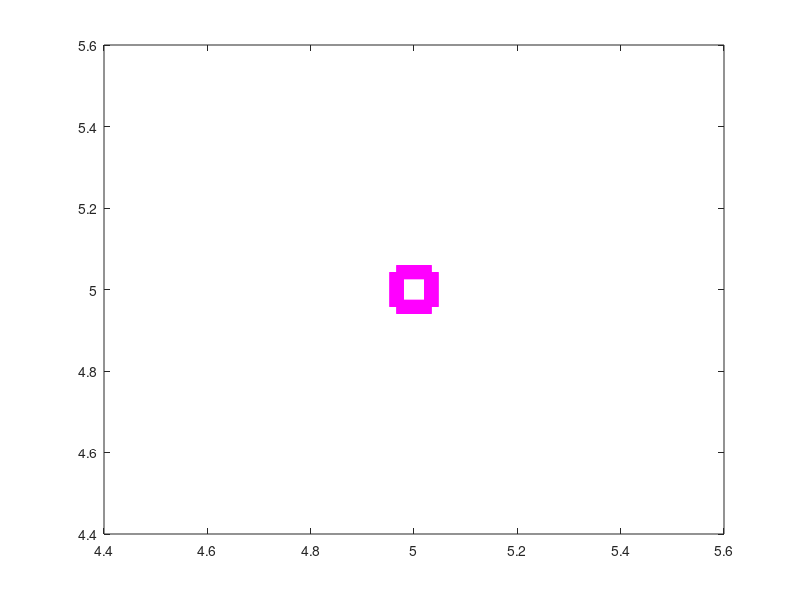

This chart was generated by the following MATLAB code: (Note: this script raises an error after producing the figure.)
q1=1;q2=1;q3=1;q4=1;q5=1;q6=1;q7=1;q8=1;q9=1;q10=1;q11=1;q12=1;q13=1;q14=1;q15=1;q16=1;q17=1;q18=1;q19=1;q20=1;q21=1;
q22=1;q23=1;q24=1;q25=1;q26=1;q27=1;q28=1;q29=1;q30=1;q31=1;q32=1;
q33=1;
q34=1;
q35=1;
q36=1;

o=input('Enter number of obstacles:');
     x(1)=input('Enter the x coordinate of the first obstcle:');
     y(1)=input('Enter the y coordinate of the first obstcle:');
     x(2)=input('Enter the x coordinate of the second obstcle:');
     y(2)=input('Enter the y coordinate of the second obstcle:');
     x(3)=input('Enter the x coordinate of the third obstcle:');
     y(3)=input('Enter the y coordinate of the third obstcle:');
     x(4)=input('Enter the x coordinate of the fourth obstcle:');
     y(4)=input('Enter the y coordinate of the fourth obstcle:');
     x(5)=input('Enter the x coordinate of the fifth obstcle:');
     y(5)=input('Enter the y coordinate of the fifth obstcle:');
     x(6)=input('Enter the x coordinate of the sixth obstcle:');
     y(6)=input('Enter the y coordinate of the sixth obstcle:');
    
     % Obstacle plotting and Weight updation
for k=1:o
%      x(k)=input(['Enter the x coordinate of ' num2str(k) ' th obstacle']);
%      y(k)=input(['Enter the y coordinate of ' num2str(k) ' th obstacle']);
    
     plot(x(k),y(k),'m s','MarkerSize',25,'LineWidth',10);
     
     hold on
     x(k)=ceil(x(k));
     y(k)=ceil(y(k));

switch (x(k))          % Updating the Modified utility factor based on the obstacle position
    case (1)
        switch(y(k))
            case(1)
                 q1=-50;
            case(2)
                 q7=-50;
            case(3)
                 q13=-50;
            case(4)
                q19=-50;
            case(5)
                q25=-50;
            case(5)
                q31=-50;
        end
    case (2)
         switch(y(k))
            case(1)
                 q2=-50;
            case(2)
                 q8=-50;
            case(3)
                 q14=-50;
            case(4)
                 q20=-50;
             case(5)
                 q26=-50;   
             case(6)
                 q32=-50;
         end
    case(3)
         switch(y(k))
            case(1)
                 q3=-50;
            case(2)
                 q9=-50;
            case(3)
                 q15=-50;
            case(4)
                q21= -50;
             case(5)
                 q27=-50;
             case(6)
                 q33=-50;
         end
    case(4)
        switch(y(k))
            case(1)
                 q4=-50;
            case(2)
                 q10=-50;
            case(3)
                 q16=-50;
            case(4)
                q22=-50;
            case(5)
                q28=-50;
             case(6)
                q34=-50;
        end
    case(5)
        switch(y(k))
            case(1)
                 q5=-50;
            case(2)
                 q11=-50;
            case(3)
                 q17=-50 ;
            case(4)
                q23=-50;
            case(5)
                q29=-50;
             case(6)
                 q35=-50;
        end
    case(6)
        switch(y(k))
            case(1)
                 q6=-50;
            case(2)
                 q12=-50;
            case(3)
                 q18=-50;
            case(4)
                q24=-50;
            case(5)
                q30=-50;
             case(6)
                 q36=-50;
        end
end
end
q1=0;
q36=10;
q37=[q1 q2 q3 q4 q5 q6];
q38=[q7 q8 q9 q10 q11 q12];
q39=[q13 q14 q15 q16 q17 q18];
q40=[q19 q20 q21 q22 q23 q24];
q41=[q25 q26 q27 q28 q29 q30];
q42=[q31 q32 q33 q34 q35 q36];
q43=[0 0 0 0 0 0];
q44=[0 0 0 0 0 0];
maze=[q37;q38;q39;q40;q41;q42];

disp(maze);

n=6;
Goal=n*n;
fprintf('Goal State is: %d',Goal)
% Creating Reward Matrix for the Maze 
% Possible actions are:
% 
% * Up     (i-n)
% * Down   (i+n)
% * Left   (i-1)
% * Right  (i+1)
% * Diagonally SE (i+n+1)
% * Diagonally SW (i+n-1)
% * Diagonally NE (i-n+1)
% * Diagonally NW (i-n-1)
% 
% Reward  is -Inf (~No reward) for any other actions. Thus any other action 
% other then above action will not occur.
%
reward=[];
q=zeros(size(reward));
for i=1:Goal
    reward=[reward;reshape(q,1,Goal)];
end

for i=1:Goal
for j=1:Goal
    if j~=i-n && j~=i+n && j~=i-1 && j~=i+1 && j~=i+n+1 && j~=i+n-1 && j~=i-n+1 && j~=i-n-1
        reward(i,j)=-Inf;
    end
end
end

% SARSA algorithm
% * Initialize the Q-matrix.
% * Setting the goal state to be 'n*n'. 
% * Gamma=0.5 and alpha=0.5 (Selected after several runs)
% * Maximum number of iterations (for convergence)
%

q=zeros(size(reward));
gamma=0.5; alpha=0.5; maxItr=200;

% * Repeat until Convergence OR Maximum Iterations
% * cs => current state
% * ns => next state
disp(length(reward));
%
for i=1:10
    
    % Starting from any Random state    
    cs=randi([1 length(reward)],1,1);
    %disp('cs');
    %disp(cs);
    % Repeate until Goal state is reached
    while(1)

        % Possible Actions from current state        
        actions=find(reward(cs,:)>0);
        %disp('actions');
     %   disp(actions);
        % Next State due to possible actions
        ns=actions(randi([1 length(actions)]));
      %  disp('ns');
       % disp(ns);
        % Possible Actions from Next State
        actions=find(reward(ns,:)>0);
        %disp('actions');
        %disp(actions);            
        % q value, for action is choosen randomly from all possible actions
        randq=q(ns,actions(randi([1,length(actions)])));
       % disp('randq');
        %disp(randq);
        % Updation of Action-Value Function (SARSA)      
        q(cs,ns)=q(cs,ns)+alpha*(reward(cs,ns)+gamma*randq -q(cs,ns));
        %disp('q(cs,ns)');
        %disp(q(cs,ns));
        % Break, if Goal state is reached
        if(cs == Goal)
            break;
        end
        % Else Current-state is Next-State
        cs=ns;
    end  
end
disp(q);


move=0;
%start=input('enter the start point:');
stx=0;
sty = 0;
%0];%getcoordinate(start);
path=[start];
%Goal=input('enter the destination point');
dx=5;
dy=5;%] = [5 5]%getcoordinate(Goal);
text(stx,sty,'START','HorizontalAlignment','center')
text(dx,dy,'GOAL','HorizontalAlignment','center')
disp(q(cs,ns));



while(move~=Goal)
    [~,move]=max(q(start,:));
    
    % Deleting chances of getting stuck in small loops    
    if ismember(move,path)
        [~,x]=sort(q_(start,:),'descend');
        move=x(2); 
        if ismember(move,path)
            [~,x]=sort(q_(start,:),'descend');
            move=x(3);  
        end
    end
    
    % Appending next action/move to the path
    path=[path,move]
    start=move;
end
% Solution of maze i.e, Optimal Path between START to GOAL
%
fprintf('Final Path: %s',num2str(path))

pmat=zeros(n,n);

[q, r]=quorem(sym(path),sym(n));
q=double(q+1);r=double(r);
q(r==0)=n;r(r==0)=n;

for i=1:length(q)
    pmat(q(i),r(i))=50;
end  
% Final Plot of the maze
%
figure
imagesc(pmat)
colormap(white)

for i=1:n
    for j=1:n
        if maze(i,j)==min(maze)
            text(j,i,'X','HorizontalAlignment','center')
        end
        if pmat(i,j)==50
            text(j,i,'\bullet','Color','red','FontSize',28)
        end
    end
end
text(stx,sty,'START','HorizontalAlignment','center')
text(dx,dy,'GOAL','HorizontalAlignment','center')

hold on
imagesc(maze,'AlphaData',0.2)
colormap(winter)
hold off
axis off
%